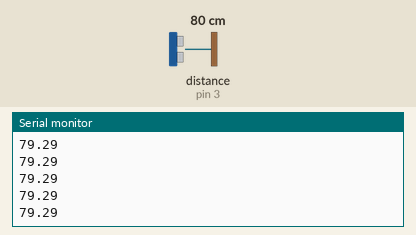
This sketch was run on a simulated Arduino Uno, built with avr-gcc and run on an emulated ATmega328P. Shown: the last lines printed to the serial monitor. The test bench sets the inputs (shaded band); at power-on: distance to the obstacle (sensor on pin 3) 80 cm. The echo pulse lasts 58.3 µs per cm.

Above: at 1.2 s.
1.3 s: distance to the obstacle (sensor on pin 3) set to 2 cm
At 2.0 s:
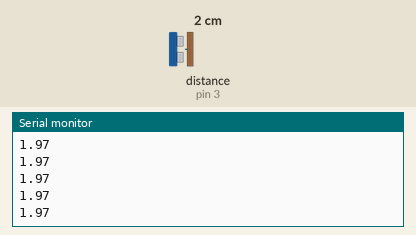
2.8 s: distance to the obstacle (sensor on pin 3) set to 4 cm
At 3.6 s:
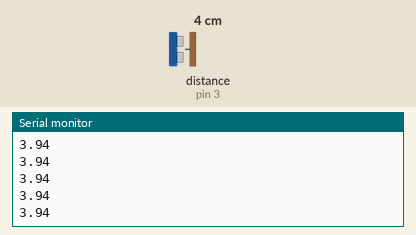
Timing chart, 0 to 5.8 s (numbered marks = the images above; inputs shaded):
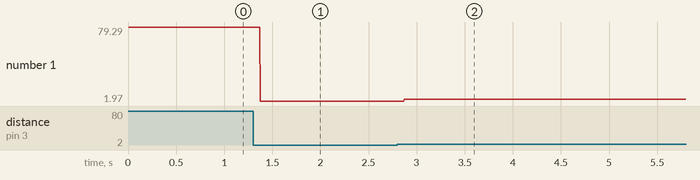

Measured:
- after the input at 1.3 s, the serial monitor: prints a new line after 0.07 s (image 1)
- after the input at 2.8 s, the serial monitor: prints a new line after 0.07 s (image 2)
- plotted number 1: 79.29 → 1.97 after the input at 1.3 s, 1.97 → 3.9 after the input at 2.8 s

The sketch:

distance.ino
```cpp
void setup() {
  pinMode(1,OUTPUT);
  pinMode(3,INPUT);
  Serial.begin(9600);
}

void loop() {
    digitalWrite(1,1);
    delayMicroseconds(10);
    digitalWrite(1,0);
    Serial.println((pulseIn(3,1)/2)*0.034);

}
```
